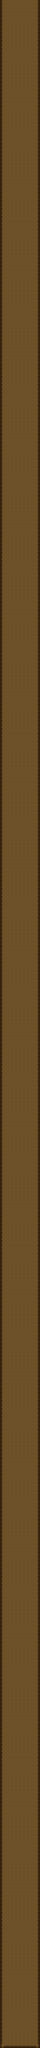

Below is a game level as drawn by its tile map, then a one-line description and the .tmx that defines it (tile-layer data replaced by summaries):
An orthogonal 10x500 tile map with 32x32 px tiles, 1 tile layer (Tile Layer 1), 5 tilesets.

<map version="1.0" orientation="orthogonal" renderorder="right-down" width="10" height="500" tilewidth="32" tileheight="32" nextobjectid="1">
 <tileset firstgid="1" name="dirtquad" tilewidth="32" tileheight="32" tilecount="4" columns="2">
  <image source="dirtquad.png" width="64" height="64" />
 </tileset>
 <tileset firstgid="5" name="dirtside" tilewidth="32" tileheight="32" tilecount="1" columns="1">
  <image source="dirtside.png" width="32" height="32" />
 </tileset>
 <tileset firstgid="6" name="dirtbottom" tilewidth="32" tileheight="32" tilecount="1" columns="1">
  <image source="dirtbottom.png" width="32" height="32" />
 </tileset>
 <tileset firstgid="7" name="dirtside2" tilewidth="32" tileheight="32" tilecount="1" columns="1">
  <image source="dirtside2.png" width="32" height="32" />
 </tileset>
 <tileset firstgid="8" name="dirtmiddle" tilewidth="32" tileheight="32" tilecount="1" columns="1">
  <image source="dirtmiddle.png" width="32" height="32" />
 </tileset>
 <layer name="Tile Layer 1" width="10" height="500">
  <data>[5000 cells, 5000 non-empty, 6 distinct tile ids]</data>
 </layer>
</map>
